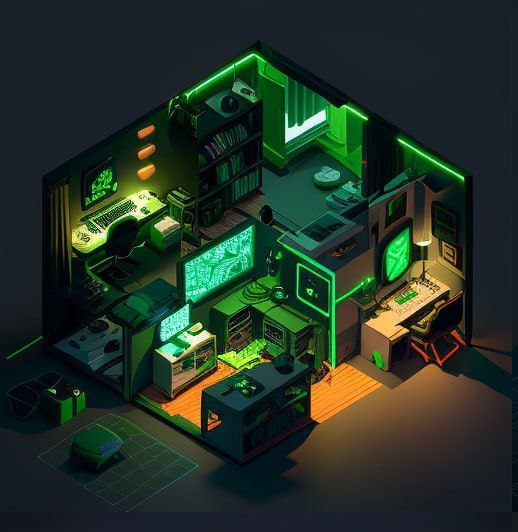
#> input picture фото лаб 2/img_1.png, 518 x 532 px, found by its file name
$ python 'лаб 3.py'
#> lines starting #> are read from the running program, lines starting #| are printed output that depends on the picture; after the words box and inside, x2 and y2 are one past the last pixel; in counts of white or black regions, pixels touching at a corner belong together
import cv2
import numpy as np

# Зчитуємо зображення з файлу
image = cv2.imread('img_1.png', 0)  # Зчитуємо як чорно-біле
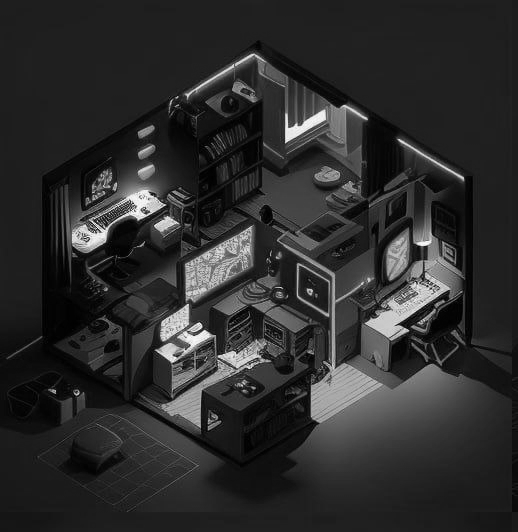
#> image: shape (532, 518); min 0, max 252, mean 44.8

# 1. Erosion (ерозія)
kernel = np.ones((5, 5), np.uint8)
erosion = np.zeros_like(image)
for i in range(image.shape[0] - 4):
    for j in range(image.shape[1] - 4):
        erosion[i, j] = np.min(image[i:i+5, j:j+5])
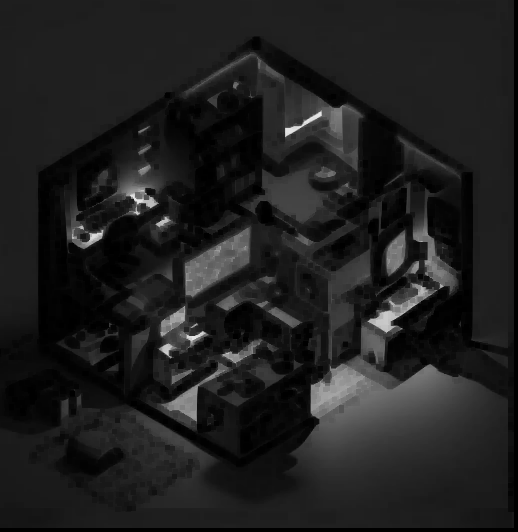
#> erosion: shape (532, 518); min 0, max 231, mean 31

# 2. Dilation (нарощування)
dilation = np.zeros_like(image)
for i in range(image.shape[0] - 4):
    for j in range(image.shape[1] - 4):
        dilation[i, j] = np.max(image[i:i+5, j:j+5])
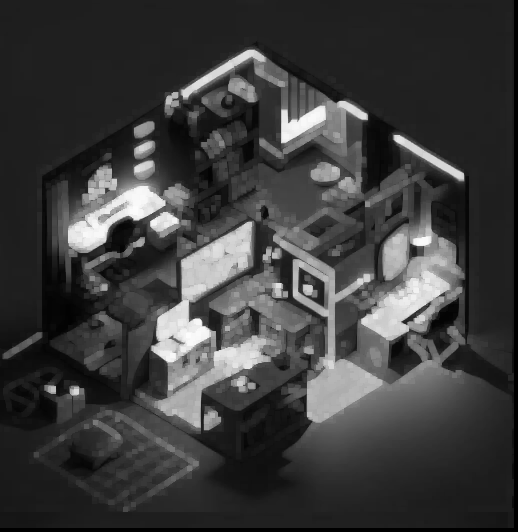
#> dilation: shape (532, 518); min 0, max 252, mean 60.7

# 3. Opening (розмикання)
opening = np.zeros_like(image)
for i in range(image.shape[0] - 4):
    for j in range(image.shape[1] - 4):
        temp = np.min(image[i:i+5, j:j+5])
        opening[i, j] = np.max(image[i:i+5, j:j+5])

# 4. Closing (замикання)
closing = np.zeros_like(image)
for i in range(image.shape[0] - 4):
    for j in range(image.shape[1] - 4):
        temp = np.max(image[i:i+5, j:j+5])
        closing[i, j] = np.min(image[i:i+5, j:j+5])

# 5. Границі
edges = cv2.Canny(image, 100, 200)
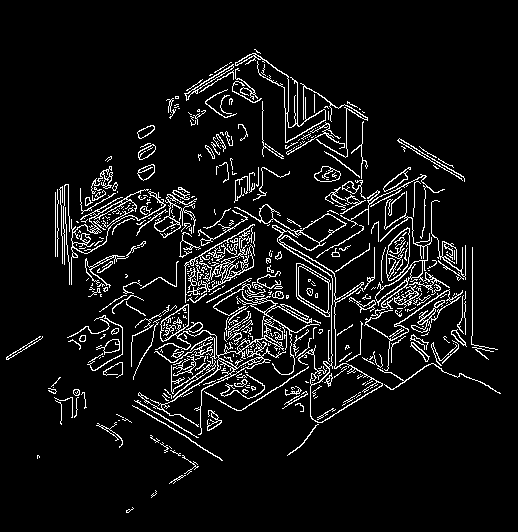
#> edges: shape (532, 518); 7.1% white in thin lines or dots, all inside (x1, y1, x2, y2) = (6, 49, 501, 513)

# Зберігаємо результати в файл
cv2.imwrite('erosion_img.png', erosion)
cv2.imwrite('dilation_img.png', dilation)
cv2.imwrite('opening_img.png', opening)
cv2.imwrite('closing_img.png', closing)
cv2.imwrite('edges_img.png', edges)
